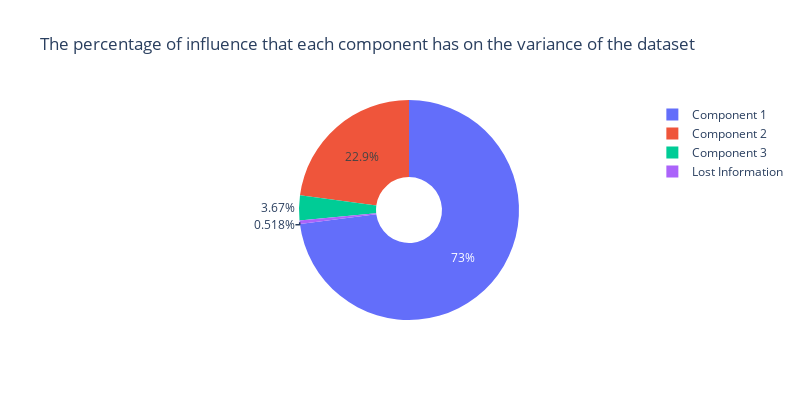

Here is the notebook cell this chart was saved with:
### Code cell
import plotly.graph_objects as go

# Precalculated percentages
percentages = [100 * pca.explained_variance_ratio_[i].item() for i in range(len(pca.explained_variance_ratio_))]
percentages.append(100 - (pca.explained_variance_ratio_.sum() * 100))

# Labels for each percentage (you can customize these)
labels = [f"Component {i + 1}" for i in range(len(percentages) - 1)]
labels.append("Lost Information")

# Create the pie chart figure
fig = go.Figure(data=[go.Pie(labels=labels, values=percentages, hole=0.3)])

# Customize the layout (optional)
fig.update_layout(title_text="The percentage of influence that each component has on the variance of the dataset", width = 800, height = 400)

# Show the figure
fig.show()

### Figure 1 — Plotly figure (JSON) as saved in the notebook; plotly's stock layout.template omitted (floating-point values rounded to 4 significant figures)
{"data": [{"hole": 0.3, "labels": ["Component 1", "Component 2", "Component 3", "Lost Information"], "type": "pie", "values": [72.96, 22.85, 3.669, 0.5179]}], "layout": {"height": 400, "title": {"text": "The percentage of influence that each component has on the variance of the dataset"}, "width": 800}}
